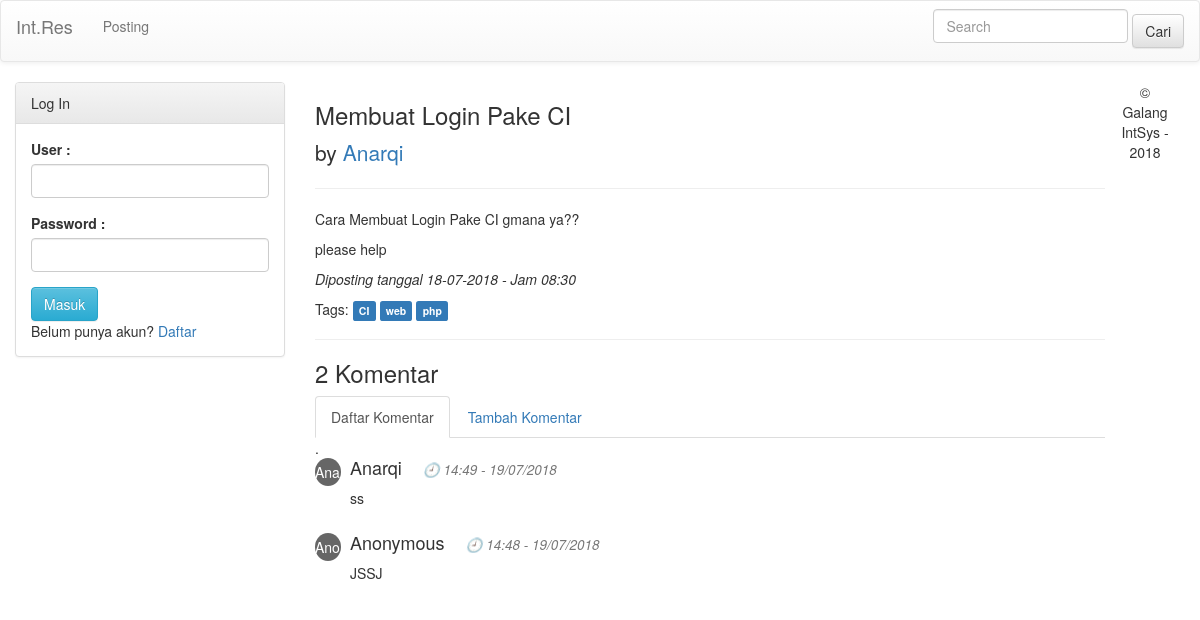
/home/detailkonten/11, run on the app's committed database.
### tables this page shows
CREATE TABLE `konten` (
  `idkonten` int(100) NOT NULL,
  `judul` varchar(100) NOT NULL,
  `tipe` varchar(20) NOT NULL,
  `deskripsi` text NOT NULL,
  `tag` text NOT NULL,
  `pembuat` varchar(30) NOT NULL,
  `post` enum('Y','N') NOT NULL,
  `tgl_dibuat` datetime NOT NULL,
  `vote` int(100) DEFAULT '0',
  `pengunjung` int(11) NOT NULL,
  `jml_komentar` int(10) NOT NULL
);

CREATE TABLE `komentar` (
  `id_komentar` int(100) NOT NULL,
  `nama` varchar(30) NOT NULL,
  `id_konten` int(100) NOT NULL,
  `isi_komentar` text NOT NULL,
  `tanggal` datetime NOT NULL,
  `solved` enum('Y','N') NOT NULL DEFAULT 'N'
);

### application/controllers/Home.php (called while the page is built, shortened)
<?php
class Home extends CI_Controller
{
	public function __construct()
	{
		$this->load->model('admin_model');
	}
	public function load_view_home($view,$data = "")
    {
	    $this->load->view('client/header');
	    if($this->session->userdata('logged_in') == TRUE){
	    $usn=$this->session->userdata('usn');
    	$datausn['user'] = $this->admin_model->getuserid($usn);
		if(strcmp($this->session->userdata('lvl'), "admin")==0){
			$this->load->view('admin/sidebar',$datausn);
		}
		$this->load->view('client/sidebarkiriloggedin',$datausn);
		}else{
        $this->load->view('client/sidebarkiri',$data);
        }
        $this->load->view('client/signup',$data);
    	$this->load->view($view,$data);
    }
	public function detailkonten($kontenid)
	{
		$data['konten'] = $this->admin_model->get_detailkonten($kontenid);
		$data['komentar'] = $this->admin_model->get_komentarkonten($kontenid);
		$data['jmlkomentar'] = $this->admin_model->get_jmlkomentarkonten($kontenid);
		$this->load_view_home('client/detailkonten',$data);
		$this->load->view('client/footer');
	}
	public function add_count($slug)
	{
    $this->load->helper('cookie');
  $check_visitor = $this->input->cookie(urldecode($slug), FALSE);
    $ip = $this->input->ip_address();
    if ($check_visitor == false) {
        $cookie = array(
            "name"   => urldecode($slug),
            "value"  => "$ip",
            "expire" =>  time() + 7200,
            "secure" => false
        );
        $this->input->set_cookie($cookie);
        $this->admin_model->update_counter(urldecode($slug));
    }
}
}
?>

### index.php (called while the page is built, shortened)
<?php
require_once BASEPATH.'core/CodeIgniter.php';

### application/models/Admin_model.php (called while the page is built, shortened)
<?php
class Admin_model extends CI_Model
{
	function update_counter($slug) {
    $this->db->where('idkonten', urldecode($slug));
    $count = $this->db->get('konten')->row();
    $this->db->where('idkonten', urldecode($slug));
    $this->db->set('pengunjung', ($count->pengunjung + 1));
    $this->db->update('konten');
	}
	public function get_jmlkomentarkonten($kontenid){
		$this->db->where('id_konten', $kontenid);
		$query = $this->db->get('komentar');
		return $query->num_rows();
	}
	public function get_detailkonten($kontenid)
	{
		$this->db->where('idkonten', $kontenid);
		$query = $this->db->get('konten');
		return $query->row();
	}
	public function get_komentarkonten($kontenid)
	{
		$this->db->order_by("id_komentar", "desc");
		$this->db->where('id_konten', $kontenid);
		$query = $this->db->get('komentar');
		return $query->result();
	}
}
?>

### application/views/client/detailkonten.php (the view, shortened to what this page needs)
<div class="row">
  <div class="col-sm-8">
  	<h3><?php echo $konten->judul; ?></h3>
    <p class="lead"><i class="fa fa-user"></i> by <a href="<?php echo base_url().'home/detailuser/'.$konten->pembuat ?>"><?php echo  ucfirst($konten->pembuat); ?></a>
    </p>
    <hr><?php echo $konten->deskripsi; ?>
    <p><em><i class="fa fa-calendar"></i>Diposting tanggal <?php
       $from_time = strtotime("$konten->tgl_dibuat");
       echo date("d-m-Y",$from_time)." - Jam ".date("H:i",$from_time);
      ?>
    </em></p>
    <i class="fa fa-tags"></i> Tags:
    <?php
      $myArray = explode(',', $konten->tag);
      $string = str_replace(array('[',']'),'',$myArray);
      foreach ($string as $value) {
       ?>
         <a href="<?php echo base_url().'home/searchtag/'.$value ?>"><span class="label label-primary"><?php echo $value;?></span></a>
       <?php
      }
      ?>
    <hr>
      <h3 ng-hide="newUser"><?php echo $jmlkomentar ?> Komentar</h3>
    <ul class="nav nav-tabs" id="tabContent">
        <li class="active"><a href="#details" data-toggle="tab">Daftar Komentar</a></li>
        <li><a href="#formkomentar" data-toggle="tab">Tambah Komentar</a></li>
    </ul>
    <div class="tab-content">
        <div class="tab-pane active" id="details">
          <?php
          echo ($jmlkomentar == 0 ? '<em><small>Belum ada komentar</small></em>' : '').'.';
          ?>
          <?php foreach($komentar as $kom):
          $tgl = strtotime("$kom->tanggal");
          ?>
            <div class="media">
              <div class="media-left">
              <div class="circle2"><?php echo ucfirst(substr($kom->nama, 0, 3)); ?></div>
              </div>
              <div class="media-body">
                <h4 class="media-heading"><?php echo ucfirst($kom->nama); ?><small><i>  &emsp; &#128344; <?php echo date("H:i",$tgl)." - ".date("d/m/Y",$tgl); ?></i></small></h4>
                <p><?php echo "$kom->isi_komentar"; ?></p>
            </div>
            <div class="media-body">
              </div>
          </div>
          <?php
          endforeach
          ?>
        </div>
    </div>
	</div>

### data on the page
konten: judul "Membuat Login Pake CI", pembuat "Anarqi", deskripsi "Cara Membuat Login Pake CI gmana ya?? please help", tgl_dibuat "18-07-2018", tgl_dibuat "08:30", tag "CI", tag "web", tag "php"
komentar: nama "Ana", nama "Anarqi", tanggal "14:49", tanggal "19/07/2018", isi_komentar "ss"
komentar: nama "Ano", nama "Anonymous", tanggal "14:48", tanggal "19/07/2018", isi_komentar "JSSJ"

### other printed values
$jmlkomentar "2"
